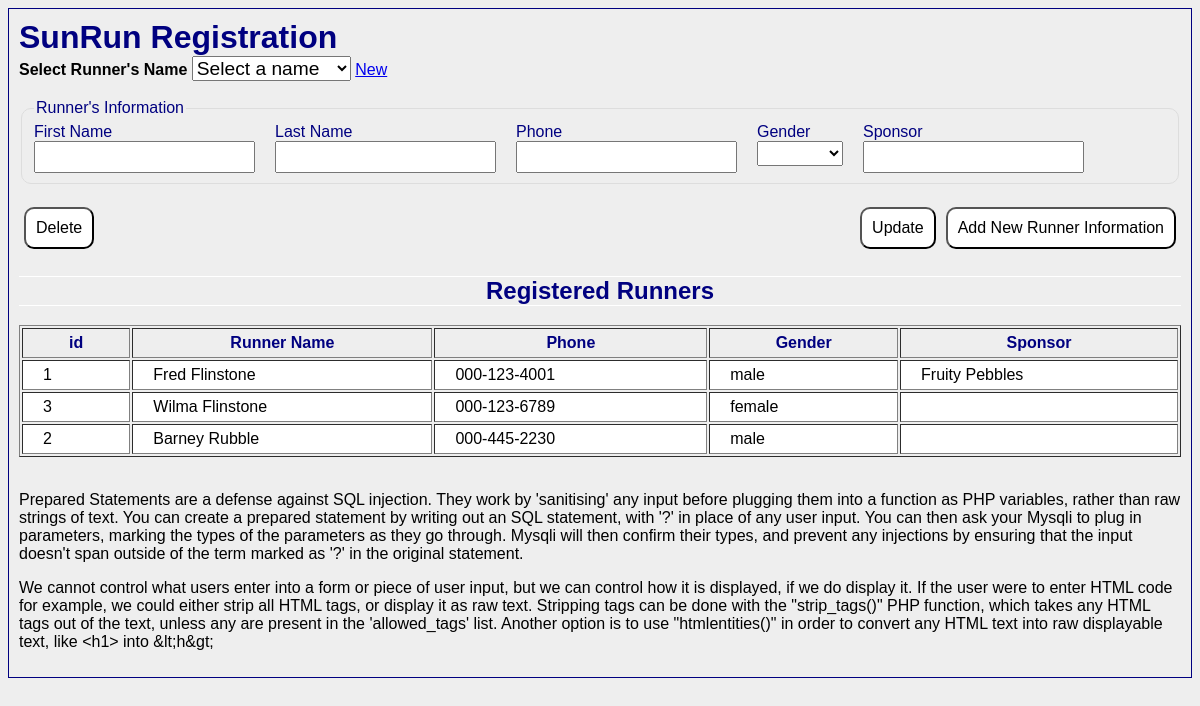
The page /csc235/prjHackerDefense/registration2.php on the database its author committed.
### tables this page shows
CREATE TABLE `runner` (
  `id_runner` int NOT NULL,
  `fName` varchar(50) NOT NULL,
  `lName` varchar(50) NOT NULL,
  `phone` char(10) NOT NULL,
  `gender` varchar(10) NOT NULL
);

CREATE TABLE `sponsor` (
  `id_sponsor` int NOT NULL,
  `sponsorName` varchar(50) NOT NULL,
  `id_runner` int NOT NULL
);

### csc235/prjHackerDefense/sunRunLib.php (called while the page is built, shortened)
<?PHP
function clearSelectedRunner( ) {
    global $selectedRunner;
    $selectedRunner['id_runner'] = "";
    $selectedRunner['fName'] = "";
    $selectedRunner['lName'] = "";
    $selectedRunner['phone'] = "";
    $selectedRunner['gender'] = "";
    $selectedRunner['sponsorName']= "";
}
function formatPhone( $phoneNumber ) {
    $formattedPhone = "";
    return $formattedPhone;
}
?>

### csc235/prjHackerDefense/registration2.php (the view, shortened to what this page needs)
<!DOCTYPE html>
<html lang="en">
<head>
    <link rel="stylesheet" type="text/css" href="registration.css">
    <?PHP
    $database = new mysqli("localhost", "remote", "mysqlCSC235", "prjHackerDefenseDB");
    require_once("sunRunLib.php");
    ?>
</head>
<body>
    <div id="frame">
        <h1>SunRun Registration</h1>
        <form action="<?php echo htmlentities($_SERVER['PHP_SELF']); ?>" method="POST" name="frmRegistration" id="frmRegistration">
            <label for="lstRunner"><strong>Select Runner's Name</strong></label>
            <select name="lstRunner" id="lstRunner" onChange="this.form.submit();">
                <option value="new">Select a name</option>
            </select>
            <a href="<?php echo htmlentities($_SERVER['PHP_SELF']); ?>">New</a>
            <br />
            <br />
            <fieldset>
                <legend>Runner's Information</legend>
                <div class="topLabel">
                    <label for="txtFName">First Name</label>
                    <input type="text" name="txtFName" id="txtFName" value="<?php echo $selectedRunner['fName']; ?>" />
                </div>
                <div class="topLabel">
                    <label for="txtLName">Last Name</label>
                    <input type="text" name="txtLName" id="txtLName" value="<?php echo $selectedRunner['lName']; ?>" />
                </div>
                <div class="topLabel">
                    <label for="txtPhone">Phone</label>
                    <input type="text" name="txtPhone" id="txtPhone" value="<?php echo formatPhone($selectedRunner['phone']); ?>" />
                </div>
                <div class="topLabel">
                    <label for="lstGender">Gender</label>
                    <select name="lstGender" id="lstGender">
                    </select>
                </div>
                <div class="topLabel">
                    <label for="txtSponsor">Sponsor</label>
                    <input type="text" name="txtSponsor" id="txtSponsor" value="<?php echo $selectedRunner['sponsorName']; ?>" />
                </div>
            </fieldset>
            <br />
            <button name="btnSubmit" value="delete" style="float:left;" onclick="this.form.submit();">
                Delete
            </button>
            <button name="btnSubmit" value="new" style="float:right;" onclick="this.form.submit();">
                Add New Runner Information
            </button>
            <button name="btnSubmit" value="update" style="float:right;" onclick="this.form.submit();">
                Update
            </button>
            <br />
        </form>
        <br /><br />
        <h2>Registered Runners</h2>
        <?PHP
        $sql = "SELECT runner.id_runner AS 'id',
                    CONCAT(fName,' ',lName) AS 'Runner Name',
                    CONCAT(SUBSTR(phone,1,3),'-',SUBSTR(phone,4,3),'-',SUBSTR(phone,7,4)) AS 'Phone',
                    gender AS Gender,
                    sponsor.sponsorName AS 'Sponsor'
                    FROM runner
                    LEFT OUTER JOIN sponsor
                    ON runner.id_runner = sponsor.id_runner
                    ORDER BY lName";
        $result = $database->query($sql);
        if ($result->num_rows > 0) {
            echo "<table border='1'>\n";
            $heading = $result->fetch_assoc( );
            echo "<tr>\n";
            foreach($heading as $key=>$value) { echo "<th>" . $key . "</th>\n"; }
            echo "</tr>\n";
            echo "<tr>\n";
            foreach($heading as $key=>$value) { echo "<td>" . $value . "</td>\n"; }
            while($row = $result->fetch_assoc()) {
                echo "<tr>\n";
                foreach($row as $key=>$value) { echo "<td>" . $value . "</td>\n"; }
                echo "</tr>\n";
            }
            echo "</table>\n";
        } else {
            echo "<strong>zero results using SQL: </strong>" . $sql;
        }
        echo "<br />";
        ?>
        <p>
            Prepared Statements are a defense against SQL injection.
            They work by 'sanitising' any input before plugging them into a function as PHP variables, rather than raw strings of text.
            You can create a prepared statement by writing out an SQL statement, with '?' in place of any user input.
            You can then ask your Mysqli to plug in parameters, marking the types of the parameters as they go through.
            Mysqli will then confirm their types, and prevent any injections by ensuring that the input doesn't span outside of the term marked as '?' in the original statement.
        </p>
        <p>
            We cannot control what users enter into a form or piece of user input, but we can control how it is displayed, if we do display it.
            If the user were to enter HTML code for example, we could either strip all HTML tags, or display it as raw text.
            Stripping tags can be done with the "strip_tags()" PHP function, which takes any HTML tags out of the text, unless any are present in the 'allowed_tags' list.
            Another option is to use "htmlentities()" in order to convert any HTML text into raw displayable text, like &lt;h1&gt; into &amp;lt;h&amp;gt;
        </p>
    </div>
</body>
</html>

### csc235/prjHackerDefense/registration.css (style rules this page uses)
body { background: #EEE; font-size: 16px; font-family: optima, helvetica, arial, sans-serif; }
h1 { margin: 0; color: #000080; }
h2 { color: #000080; text-align: center; border-top: white 1px solid; border-bottom: white 1px solid; }
#frame { max-width: 1200px; margin: auto; border: 1px solid #000080; padding: 10px; }
.topLabel { float: left; display: inline-block; margin: 0px 20px 0 0px; }
.topLabel label { display: block; }
input[type=text] { font-size: 1em; padding: 5px; margin: 0px; display: inline; }
select { font-size: 1.2em; }
button { font-size: 1em; padding: 10px; border-radius: 10px; background: white; margin: 5px 5px; }
fieldset { color: #000080; border: 1px solid #DDD; border-radius: 10px; }
table { width: 100%; }
td, th { padding: 5px 20px; background: white; color: black; }
th { background: #EEE; color: #000080; }

### rows shown on the page
runner: id_runner "1", gender "male"
sponsor: sponsorName "Fruity Pebbles"
runner: id_runner "3", value "Wilma Flinstone", value "000-123-6789", gender "female"
runner: id_runner "2", value "Barney Rubble", value "000-445-2230", gender "male"

### other values the page prints
$key "id"
$key "Runner Name"
$key "Phone"
$key "Gender"
$key "Sponsor"
$value "Fred Flinstone"
$value "000-123-4001"
